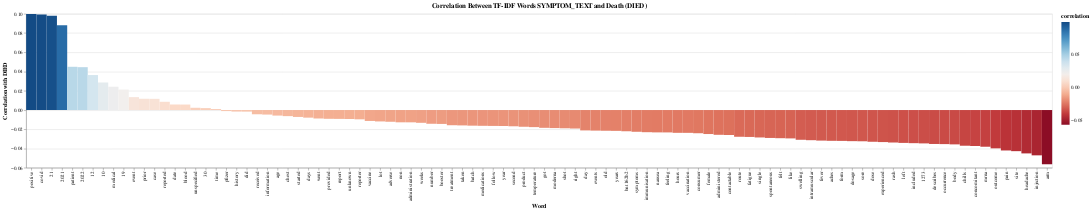

The notebook cell this image was saved under:
### Code cell
KEYWORD = "SYMPTOM_TEXT"
df_COVID[KEYWORD] = df_COVID[KEYWORD].astype(str)
tfidf_vectorizer = TfidfVectorizer(stop_words='english', max_features=100) 
tfidf_matrix = tfidf_vectorizer.fit_transform(df_COVID[KEYWORD])
tfidf_df = pd.DataFrame(tfidf_matrix.toarray(), columns=tfidf_vectorizer.get_feature_names_out())
tfidf_df['DIED'] = df_COVID['DIED'].copy()
correlation_matrix = tfidf_df.corr()
correlation_with_died = correlation_matrix['DIED'].drop('DIED').sort_values(ascending=False)
print(f"Top 20 postive correlated words from {KEYWORD}")
print(correlation_with_died.head(20))
print(f"Top 20 negative correlated words from {KEYWORD}")
print(correlation_with_died.tail(20))
correlation_data = correlation_with_died.reset_index()
correlation_data.columns = ['word', 'correlation']

heatmap = alt.Chart(correlation_data).mark_rect().encode(
    x=alt.X('word:N', title='Word', sort=None),
    y=alt.Y('correlation:Q', title='Correlation with DIED'),
    color=alt.Color('correlation:Q', scale=alt.Scale(scheme='redblue')),
    tooltip=[alt.Tooltip('word:N', title='Word'), alt.Tooltip('correlation:Q', title='Correlation')]
).properties(
    title=f'Correlation Between TF-IDF Words {KEYWORD} and Death (DIED)',
    width=2000,
    height=300
)

heatmap

### Figure 1 — Vega-Lite specification as saved in the notebook (floating-point values rounded to 4 significant figures)
{"config": {"view": {"continuousWidth": 300, "continuousHeight": 300}}, "data": {"name": "data-e1190b7695a165fca698882ba86b3438"}, "mark": {"type": "rect"}, "encoding": {"color": {"field": "correlation", "scale": {"scheme": "redblue"}, "type": "quantitative"}, "tooltip": [{"field": "word", "title": "Word", "type": "nominal"}, {"field": "correlation", "title": "Correlation", "type": "quantitative"}], "x": {"field": "word", "sort": null, "title": "Word", "type": "nominal"}, "y": {"field": "correlation", "title": "Correlation with DIED", "type": "quantitative"}}, "height": 300, "title": "Correlation Between TF-IDF Words SYMPTOM_TEXT and Death (DIED)", "width": 2000, "$schema": "https://vega.github.io/schema/vega-lite/v5.8.0.json", "datasets": {"data-e1190b7695a165fca698882ba86b3438": [{"word": "positive", "correlation": 0.09974}, {"word": "covid", "correlation": 0.09933}, {"word": "21", "correlation": 0.09791}, {"word": "2021", "correlation": 0.08819}, {"word": "patient", "correlation": 0.04497}, {"word": "2022", "correlation": 0.04457}, {"word": "12", "correlation": 0.03637}, {"word": "10", "correlation": 0.02864}, {"word": "medical", "correlation": 0.02427}, {"word": "19", "correlation": 0.0213}, {"word": "event", "correlation": 0.01341}, {"word": "prior", "correlation": 0.01175}, {"word": "case", "correlation": 0.01166}, {"word": "reported", "correlation": 0.00859}, {"word": "date", "correlation": 0.005771}, {"word": "blood", "correlation": 0.005705}, {"word": "unspecified", "correlation": 0.002359}, {"word": "30", "correlation": 0.001998}, {"word": "time", "correlation": 0.001036}, {"word": "pfizer", "correlation": -0.001089}, {"word": "history", "correlation": -0.001563}, {"word": "did", "correlation": -0.001629}, {"word": "received", "correlation": -0.004398}, {"word": "information", "correlation": -0.004715}, {"word": "age", "correlation": -0.005762}, {"word": "chest", "correlation": -0.006334}, {"word": "started", "correlation": -0.007172}, {"word": "days", "correlation": -0.007907}, {"word": "went", "correlation": -0.008797}, {"word": "provided", "correlation": -0.009116}, {"word": "report", "correlation": -0.009201}, {"word": "unknown", "correlation": -0.009313}, {"word": "reporter", "correlation": -0.009649}, {"word": "vaccine", "correlation": -0.01134}, {"word": "lot", "correlation": -0.01184}, {"word": "adverse", "correlation": -0.01219}, {"word": "non", "correlation": -0.01276}, {"word": "administration", "correlation": -0.01279}, {"word": "weeks", "correlation": -0.01328}, {"word": "number", "correlation": -0.01427}, {"word": "booster", "correlation": -0.01444}, {"word": "treatment", "correlation": -0.0158}, {"word": "taken", "correlation": -0.01598}, {"word": "batch", "correlation": -0.01625}, {"word": "medications", "correlation": -0.0164}, {"word": "follow", "correlation": -0.01651}, {"word": "year", "correlation": -0.01659}, {"word": "second", "correlation": -0.01689}, {"word": "product", "correlation": -0.01739}, {"word": "temperature", "correlation": -0.01775}, {"word": "got", "correlation": -0.0185}, {"word": "moderna", "correlation": -0.01876}, {"word": "shot", "correlation": -0.01897}, {"word": "right", "correlation": -0.01925}, {"word": "day", "correlation": -0.02118}, {"word": "events", "correlation": -0.02137}, {"word": "old", "correlation": -0.02152}, {"word": "years", "correlation": -0.02164}, {"word": "bnt162b2", "correlation": -0.02206}, {"word": "symptoms", "correlation": -0.0226}, {"word": "immunisation", "correlation": -0.02303}, {"word": "nausea", "correlation": -0.02323}, {"word": "feeling", "correlation": -0.02327}, {"word": "hours", "correlation": -0.02369}, {"word": "vaccination", "correlation": -0.02372}, {"word": "consumer", "correlation": -0.02412}, {"word": "female", "correlation": -0.02495}, {"word": "administered", "correlation": -0.02575}, {"word": "contactable", "correlation": -0.02596}, {"word": "route", "correlation": -0.02778}, {"word": "fatigue", "correlation": -0.02798}, {"word": "single", "correlation": -0.02851}, {"word": "spontaneous", "correlation": -0.02901}, {"word": "felt", "correlation": -0.02927}, {"word": "like", "correlation": -0.02949}, {"word": "swelling", "correlation": -0.03093}, {"word": "intramuscular", "correlation": -0.03135}, {"word": "fever", "correlation": -0.03177}, {"word": "aches", "correlation": -0.032}, {"word": "form", "correlation": -0.03209}, {"word": "dosage", "correlation": -0.03235}, {"word": "sore", "correlation": -0.03248}, {"word": "dose", "correlation": -0.03299}, {"word": "experienced", "correlation": -0.03331}, {"word": "rash", "correlation": -0.03376}, {"word": "left", "correlation": -0.03417}, {"word": "included", "correlation": -0.03444}, {"word": "1273", "correlation": -0.03468}, {"word": "describes", "correlation": -0.03528}, {"word": "occurrence", "correlation": -0.03541}, {"word": "body", "correlation": -0.0357}, {"word": "chills", "correlation": -0.0371}, {"word": "concomitant", "correlation": -0.0374}, {"word": "mrna", "correlation": -0.03815}, {"word": "outcome", "correlation": -0.03983}, {"word": "pain", "correlation": -0.04203}, {"word": "site", "correlation": -0.04275}, {"word": "headache", "correlation": -0.04508}, {"word": "injection", "correlation": -0.04709}, {"word": "arm", "correlation": -0.05637}]}}
